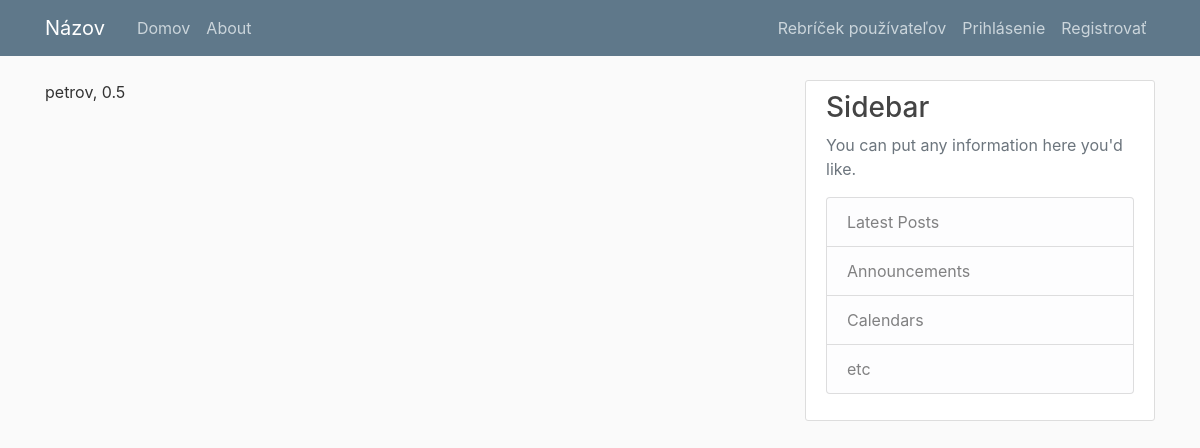
/leaderboard, run on an earlier commit of the app's database.
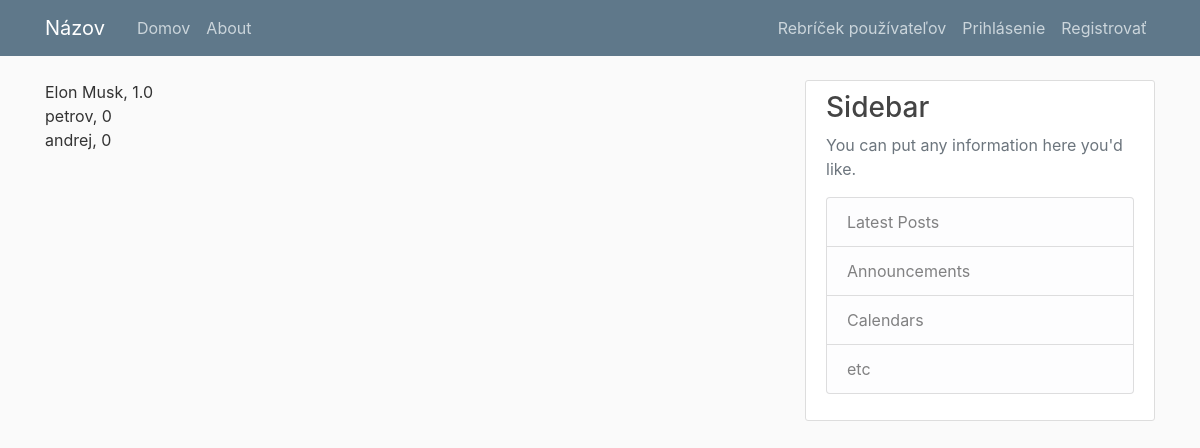
And on a later commit of the database.
### application/models.py (models this page shows, shortened)
class User(db.Model, UserMixin):
    id = db.Column(db.Integer, primary_key=True)
    username = db.Column(db.String(20), unique=True, nullable=False)
    email = db.Column(db.String(120), unique=True, nullable=False)
    image_file = db.Column(db.String(20), nullable=False, default='default.jpg')
    password = db.Column(db.String(60), nullable=False)
    posts = db.relationship('Post', backref='author', lazy=True)
    comments = db.relationship('Comment', backref='author', lazy=True)
    comment_likes = db.relationship('CommentLike', backref='user', lazy=True)
    post_likes = db.relationship('PostLike', backref='user', lazy=True)
    trustworthy_submissions = db.relationship('TrustworthySubmission', backref='user', lazy=True)
    score = 0

### application/users/routes.py (the view)
@users.route('/leaderboard')
def leaderboard():
    users = User.query.all()
    for user in users:
        user.score = _calc_user_score(user)
    users.sort(key=lambda x: x.score, reverse=True)
    return render_template('leaderboard.html', title='Rebríček používateľov', users=users)

### application/users/routes.py (called while the page is built)
def _calc_user_score(user):
    numerator = 0
    denominator = 0
    for comment in user.comments:
        q = CommentLike.query.filter_by(comment_id=comment.id)
        positive_interaction = q.filter_by(is_upvote=True).count()
        total_interaction = q.count()
        numerator += positive_interaction
        denominator += total_interaction
    return 0 if denominator == 0 else numerator/denominator

### application/templates/leaderboard.html
{% extends "layout.html" %}
{% block content %}
{% for user in users %}
  <div>{{ user.username }}, {{ user.score }}</div>
{% endfor %}
{% endblock content %}

What changed in the data, as far as the page shows it:
added User: username "Elon Musk", score "1.0"
changed User "petrov": score "0.5" → "0"
added User: username "andrej", score "0"
